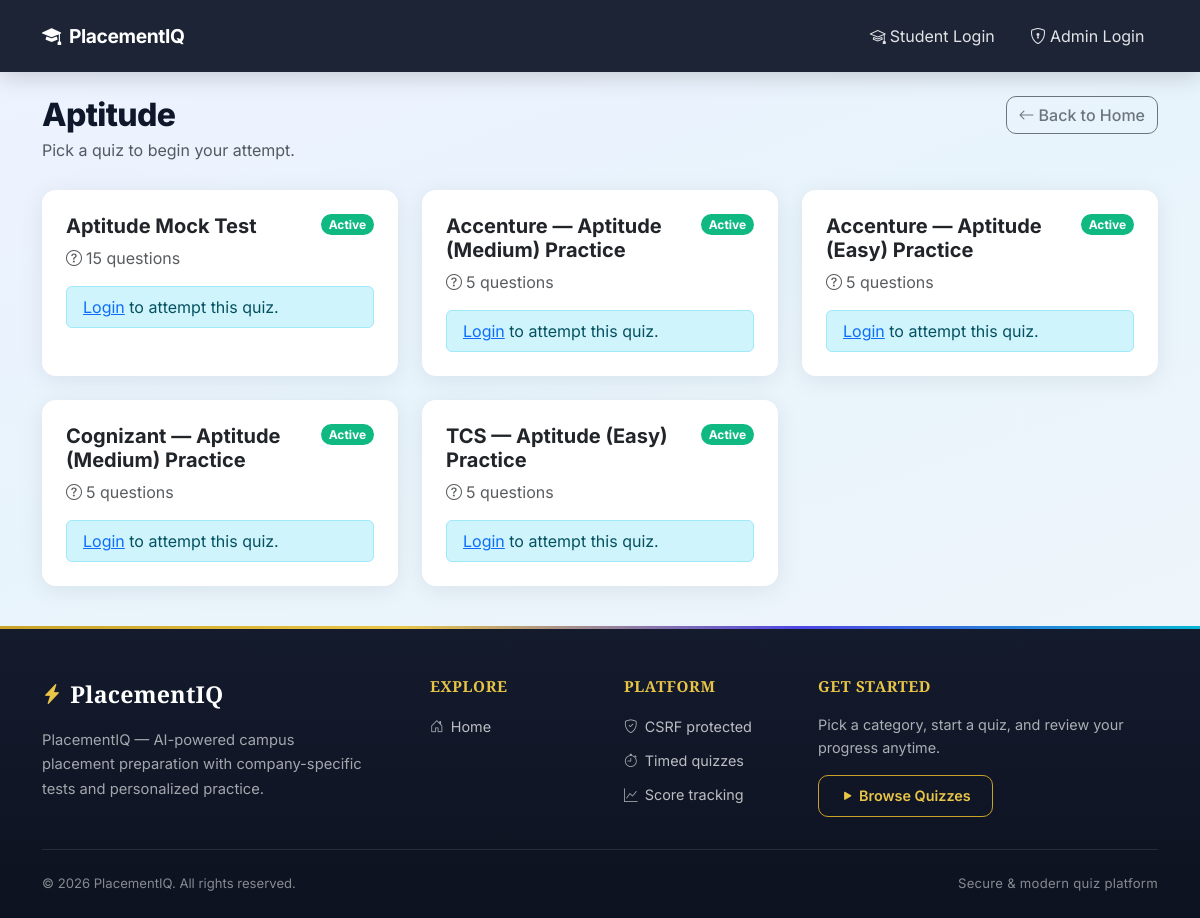
The app's page /category/4/ with its own data.
### app1/models.py (models this page shows, shortened)
class Category(models.Model):
    name = models.CharField(max_length=100, unique=True)
    image = models.ImageField(upload_to="quiz_images/", blank=True, null=True)

class Quiz(models.Model):
    STATUS_CHOICES = (
        ("active", "Active"),
        ("hold", "Hold"),
        ("disabled", "Disabled"),
    )
    DIFFICULTY_CHOICES = (
        ("easy", "Easy"),
        ("medium", "Medium"),
        ("hard", "Hard"),
    )
    SECTION_CHOICES = (
        ("aptitude", "Aptitude"),
        ("reasoning", "Reasoning"),
        ("english", "English"),
        ("coding", "Coding"),
        ("technical", "Technical"),
    )
    title = models.CharField(max_length=255)
    category = models.ForeignKey(Category, on_delete=models.CASCADE, related_name="quizzes")
    company = models.ForeignKey(
        Company, on_delete=models.SET_NULL, null=True, blank=True, related_name="tests"
    )
    difficulty = models.CharField(max_length=10, choices=DIFFICULTY_CHOICES, default="medium")
    section = models.CharField(max_length=20, choices=SECTION_CHOICES, default="aptitude")
    duration_minutes = models.PositiveIntegerField(default=30, help_text="Total test duration")
    marks_per_question = models.DecimalField(max_digits=6, decimal_places=2, default=Decimal("1.00"))
    negative_marks = models.DecimalField(max_digits=6, decimal_places=2, default=Decimal("0.00"))
    target_question_count = models.PositiveIntegerField(default=10)
    drive_date = models.DateField(null=True, blank=True, help_text="Upcoming campus drive date")
    status = models.CharField(max_length=20, choices=STATUS_CHOICES, default="active")
    created_at = models.DateTimeField(auto_now_add=True)

### app1/views.py (the view)
# urls.py: path("category/<int:category_id>/", views.category_quizzes, name="category_quizzes"),
def category_quizzes(request, category_id):
    category = get_object_or_404(Category, id=category_id)
    quizzes = Quiz.objects.filter(category=category).annotate(total_questions=Count("question"))
    if not (request.user.is_authenticated and request.user.is_staff):
        quizzes = quizzes.filter(status="active")
    return render(
        request,
        "quizzes_by_category.html",
        {"quizzes": quizzes, "category": category},
    )

### app1/context_processors.py (called while the page is built, shortened)
def student_profile(request):
    if not request.user.is_authenticated or request.user.is_staff:
        return {}

### templates/quizzes_by_category.html (shortened to what this page needs)
{% extends 'base.html' %}
{% block content %}
<div class="page-header">
    <div>
        <h2>{{ category.name }}</h2>
        <p class="text-muted mb-0">Pick a quiz to begin your attempt.</p>
    </div>
    <a href="{% url 'home' %}" class="btn btn-outline-secondary btn-back">
        <i class="bi bi-arrow-left me-1"></i>Back to Home
    </a>
</div>
<div class="row g-4">
    {% for quiz in quizzes %}
    <div class="col-sm-6 col-xl-4">
        <div class="card quiz-card">
            <div class="card-body p-4">
                <div class="d-flex justify-content-between align-items-start mb-2">
                    <h5 class="card-title fw-bold mb-0">{{ quiz.title }}</h5>
                    {% if quiz.status == 'active' %}
                        <span class="badge rounded-pill badge-status-active">Active</span>
                    {% elif quiz.status == 'hold' %}
                        <span class="badge rounded-pill badge-status-hold">On Hold</span>
                    {% else %}
                        <span class="badge rounded-pill badge-status-disabled">Disabled</span>
                    {% endif %}
                </div>
                <p class="text-muted mb-1"><i class="bi bi-question-circle me-1"></i>{{ quiz.total_questions }} question{{ quiz.total_questions|pluralize }}</p>
                {% if user.is_staff %}
                    <div class="alert alert-secondary mt-3 mb-0 py-2">Admin accounts cannot attempt quizzes.</div>
                {% else %}
                    <div class="alert alert-info mt-3 mb-0 py-2">
                        <a href="{% url 'student_login' %}">Login</a> to attempt this quiz.
                    </div>
                {% endif %}
            </div>
        </div>
    </div>
    {% empty %}
    <div class="col-12">
        <div class="content-wrapper text-center text-muted">No quizzes found in this category.</div>
    </div>
    {% endfor %}
</div>
{% endblock %}

### static/css/style.css (style rules this page uses)
:root { --primary: #4f46e5; --primary-dark: #3730a3; --accent: #06b6d4; --gold: #c9a227; --gold-light: #e8c547; --success: #10b981; --warning: #f59e0b; --danger: #ef4444; --surface: #ffffff; --text: #0f172a; --text-muted: #64748b; --footer-bg: #141b2d; --footer-bg-deep: #0d1220; --radius: 14px; --shadow: 0 10px 40px rgba(15, 23, 42, 0.12); --nav-height: 72px; }
* { box-sizing: border-box; }
html { scroll-behavior: smooth; }
.site-body { display: flex; flex-direction: column; min-height: 100vh; margin: 0; font-family: "Inter", system-ui, -apple-system, sans-serif; color: var(--text); background: linear-gradient(160deg, #eef2ff 0%, #e8f4fc 40%, #f1f5f9 100%); background-attachment: fixed; }
.page-header { display: flex; flex-wrap: wrap; align-items: flex-start; justify-content: space-between; gap: 1rem; margin-bottom: 1.75rem; }
.page-header h1, .page-header h2 { font-weight: 800; letter-spacing: -0.02em; margin-bottom: 0.25rem; word-break: break-word; }
.page-header .btn-back { flex-shrink: 0; white-space: nowrap; }
.category-card, .quiz-card, .stat-card { border: none; border-radius: var(--radius); box-shadow: 0 4px 24px rgba(15, 23, 42, 0.08); transition: transform 0.2s ease, box-shadow 0.2s ease; height: 100%; background: var(--surface); }
.btn-outline-secondary { border-radius: 10px; font-weight: 500; }
.badge-status-active { background: var(--success); }

### records on screen
Category: name "Aptitude"
Quiz: title "Aptitude Mock Test", status "Active", total_questions "15"
Quiz: title "Accenture — Aptitude (Medium) Practice", status "Active", total_questions "5"
Quiz: title "Accenture — Aptitude (Easy) Practice", status "Active", total_questions "5"
Quiz: title "Cognizant — Aptitude (Medium) Practice", status "Active", total_questions "5"
Quiz: title "TCS — Aptitude (Easy) Practice", status "Active", total_questions "5"
